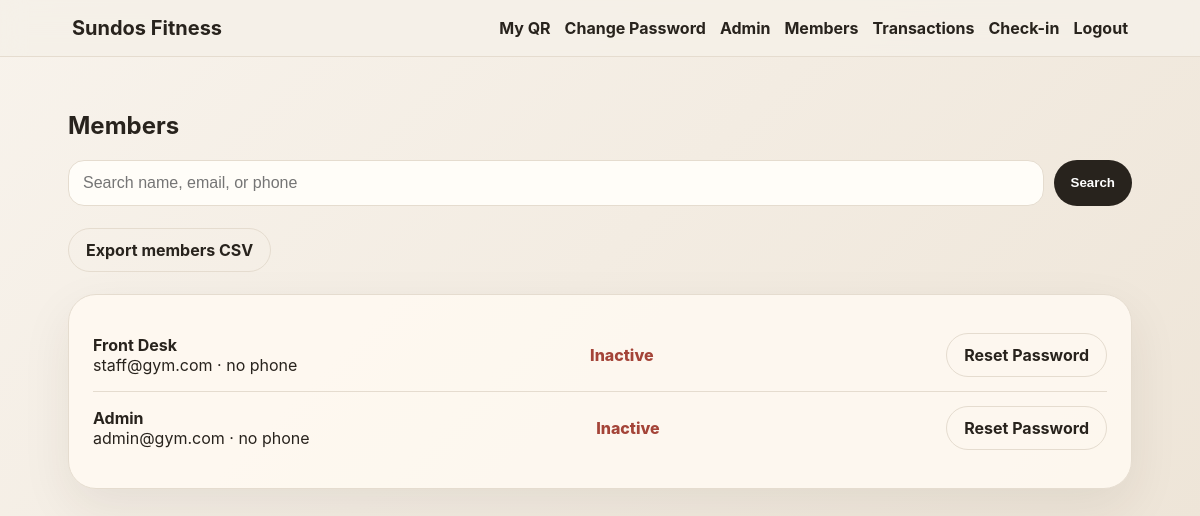
The app's page /admin/members (signed in), older data.
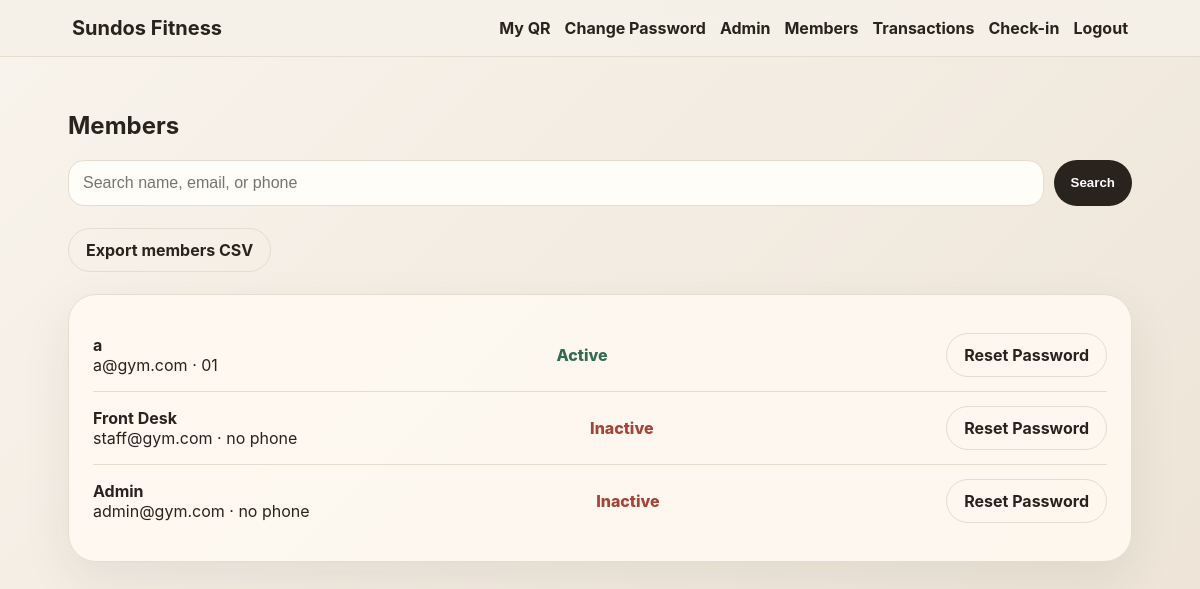
The same page, newer data.
### app.py (models this page shows)
class User(db.Model):
    id = db.Column(db.Integer, primary_key=True)
    name = db.Column(db.String(120), nullable=False)
    email = db.Column(db.String(160), unique=True, nullable=False)
    phone = db.Column(db.String(30))
    password_hash = db.Column(db.String(255), nullable=False)
    role = db.Column(db.String(20), default='member') # member, staff, admin
    created_at = db.Column(db.DateTime, default=datetime.utcnow)
    membership_type = db.Column(db.String(30))
    membership_expiry = db.Column(db.DateTime)
    member_qr_token = db.Column(db.String(80), unique=True, default=lambda: uuid.uuid4().hex)
    payments = db.relationship('Payment', backref='user', lazy=True)

### app.py (the view)
@app.route('/admin/members')
@staff_required
def members():
    q = request.args.get('q','').strip()
    query = User.query
    if q:
        query = query.filter((User.name.ilike(f'%{q}%')) | (User.email.ilike(f'%{q}%')) | (User.phone.ilike(f'%{q}%')))
    return render_template('members.html', members=query.order_by(User.created_at.desc()).all(), q=q, now=datetime.utcnow())

### app.py (called while the page is built)
def current_user():
    uid = session.get('user_id')
    return User.query.get(uid) if uid else None

@app.context_processor
def inject_globals():
    return dict(current_user=current_user(), gym_name=GYM_NAME, payment_mode=PAYMENT_MODE, plans=PLANS)

def staff_required(fn):
    @wraps(fn)
    def wrapper(*args, **kwargs):
        u = current_user()
        if not u or u.role not in ['staff', 'admin']:
            flash('Staff access required.', 'danger')
            return redirect(url_for('home'))
        return fn(*args, **kwargs)
    return wrapper

### templates/members.html
{% extends 'base.html' %}{% block content %}<h2>Members</h2><form class="search"><input name="q" value="{{q}}" placeholder="Search name, email, or phone"><button class="btn">Search</button></form><div class="actions"><a class="btn ghost" href="{{url_for('export_members_csv')}}">Export members CSV</a></div><div class="card table">{% for m in members %}<div class="row"><a class="link" href="{{url_for('member_detail',user_id=m.id)}}"><div><b>{{m.name}}</b><br><span>{{m.email}} · {{m.phone or 'no phone'}}</span></div></a><span class="status {{'good' if m.membership_expiry and m.membership_expiry>now else 'bad'}}">{{'Active' if m.membership_expiry and m.membership_expiry>now else 'Inactive'}}</span>{% if current_user.role == 'admin' %}<a class="btn ghost" href="{{url_for('admin_reset_password',user_id=m.id)}}">Reset Password</a>{% endif %}</div>{% endfor %}</div>{% endblock %}

Row changes from the older to the newer data that the page shows:
added User: name "a", email "a@gym.com", phone "01", membership_expiry "Active"
